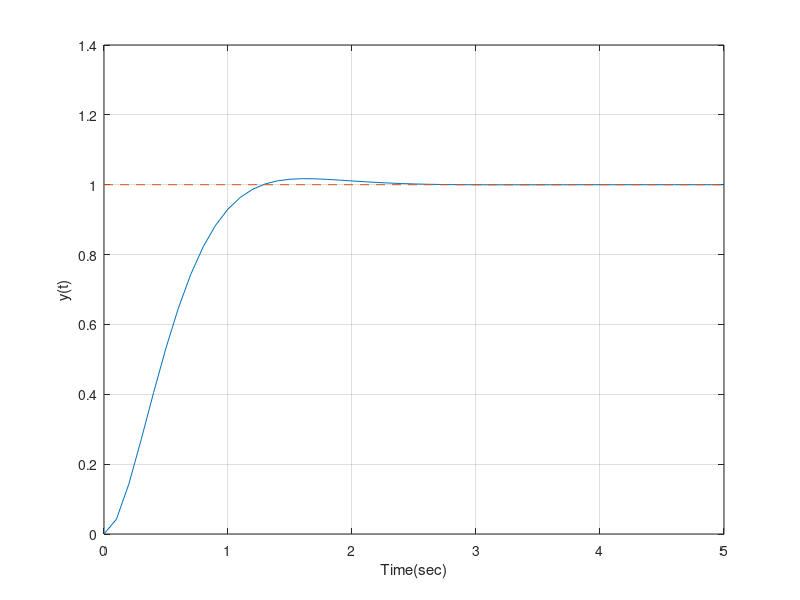

The MATLAB source for this figure:
% Problem 1
G = tf([5], [1 2 25])
t = 0 : 0.1 : 10;
[y, t] = step(G, t);

plot(t, y, [0 10], [1 1],'--');
grid on;
xlabel('Time(sec)');
ylabel('y(t)');

% The final value of y is y(101), 1 + 10/0.1 = 101
steady_state_error = abs(y(101) - 1)
% steady state value for t → ∞
step(G)
grid on;

% Problem 2
for k = 5 : 0.1 : 5
    Controller = tf([10], [1 0]);
    Plant = tf([1], [1, k]);
    transfer_fnc = feedback(series(Controller, Plant), [1], -1);

    t = 0 : 0.1 : 5;    % simulation time seeting
    [y, t] = step(transfer_fnc, t);
    
    y_max = max(y);                % maximum value of y
    y_ss  = dcgain(transfer_fnc);  % steady state value of y = 1
    P_O =  (y_max - y_ss) / y_ss;  % percantage overshoot
    if (P_O > 0.01) & (P_O < 0.10) % 1% ~ 10% P.O.
        k, y_max, P_O, break
    end
end

plot(t, y, [0 5], [1 1],'--');
grid on;
xlabel('Time(sec)');
ylabel('y(t)');

% Vertify the steady state error is 0
steady_state_error = dcgain(transfer_fnc) - 1

